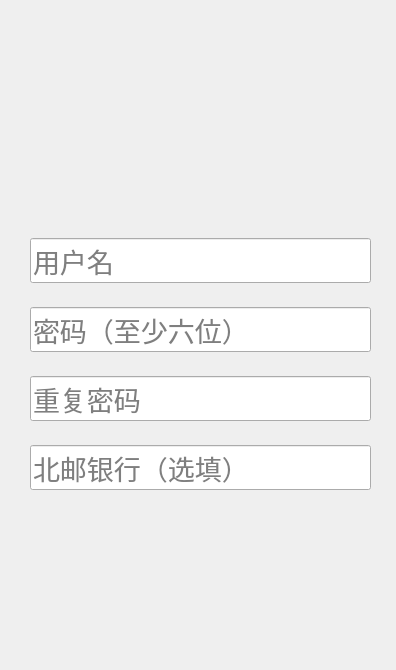
<?xml version="1.0" encoding="UTF-8"?>
<ui version="4.0">
 <class>RegisterNewUser</class>
 <widget class="QDialog" name="RegisterNewUser">
  <property name="geometry">
   <rect>
    <x>0</x>
    <y>0</y>
    <width>396</width>
    <height>670</height>
   </rect>
  </property>
  <property name="windowTitle">
   <string>注册新用户</string>
  </property>
  <property name="windowIcon">
   <iconset resource="pics/buttonIcon/buttonicon.qrc">
    <normaloff>:/money_774px_1207513_easyicon.net.png</normaloff>:/money_774px_1207513_easyicon.net.png</iconset>
  </property>
  <widget class="QLabel" name="label">
   <property name="geometry">
    <rect>
     <x>0</x>
     <y>-50</y>
     <width>401</width>
     <height>721</height>
    </rect>
   </property>
   <property name="styleSheet">
    <string notr="true">border-image: url(:/registerNewUser_background.png);</string>
   </property>
   <property name="text">
    <string/>
   </property>
  </widget>
  <widget class="QLabel" name="label_2">
   <property name="geometry">
    <rect>
     <x>100</x>
     <y>570</y>
     <width>71</width>
     <height>61</height>
    </rect>
   </property>
   <property name="styleSheet">
    <string notr="true">border-image: url(:/ensured.png);</string>
   </property>
   <property name="text">
    <string/>
   </property>
  </widget>
  <widget class="QLabel" name="label_3">
   <property name="geometry">
    <rect>
     <x>230</x>
     <y>570</y>
     <width>71</width>
     <height>61</height>
    </rect>
   </property>
   <property name="styleSheet">
    <string notr="true">border-image: url(:/cancel.png);</string>
   </property>
   <property name="text">
    <string/>
   </property>
  </widget>
  <widget class="QPushButton" name="ensured">
   <property name="geometry">
    <rect>
     <x>100</x>
     <y>570</y>
     <width>71</width>
     <height>61</height>
    </rect>
   </property>
   <property name="toolTip">
    <string>确认</string>
   </property>
   <property name="text">
    <string/>
   </property>
   <property name="flat">
    <bool>true</bool>
   </property>
  </widget>
  <widget class="QPushButton" name="cancel">
   <property name="geometry">
    <rect>
     <x>230</x>
     <y>570</y>
     <width>71</width>
     <height>61</height>
    </rect>
   </property>
   <property name="toolTip">
    <string>取消</string>
   </property>
   <property name="text">
    <string/>
   </property>
   <property name="flat">
    <bool>true</bool>
   </property>
  </widget>
  <widget class="QWidget" name="layoutWidget">
   <property name="geometry">
    <rect>
     <x>30</x>
     <y>220</y>
     <width>341</width>
     <height>291</height>
    </rect>
   </property>
   <layout class="QVBoxLayout" name="verticalLayout">
    <item>
     <widget class="QLineEdit" name="username">
      <property name="font">
       <font>
        <family>Adobe Arabic</family>
        <pointsize>20</pointsize>
       </font>
      </property>
      <property name="toolTip">
       <string>请输入用户名</string>
      </property>
      <property name="placeholderText">
       <string>用户名</string>
      </property>
     </widget>
    </item>
    <item>
     <widget class="QLineEdit" name="password">
      <property name="font">
       <font>
        <family>Adobe Arabic</family>
        <pointsize>20</pointsize>
       </font>
      </property>
      <property name="toolTip">
       <string>请输入密码</string>
      </property>
      <property name="echoMode">
       <enum>QLineEdit::Password</enum>
      </property>
      <property name="placeholderText">
       <string>密码（至少六位）</string>
      </property>
      <property name="clearButtonEnabled">
       <bool>true</bool>
      </property>
     </widget>
    </item>
    <item>
     <widget class="QLineEdit" name="password_2">
      <property name="font">
       <font>
        <family>Adobe Arabic</family>
        <pointsize>20</pointsize>
       </font>
      </property>
      <property name="toolTip">
       <string>请输入密码</string>
      </property>
      <property name="echoMode">
       <enum>QLineEdit::Password</enum>
      </property>
      <property name="placeholderText">
       <string>重复密码</string>
      </property>
      <property name="clearButtonEnabled">
       <bool>true</bool>
      </property>
     </widget>
    </item>
    <item>
     <widget class="QLineEdit" name="bankAccount">
      <property name="font">
       <font>
        <family>Adobe Arabic</family>
        <pointsize>20</pointsize>
       </font>
      </property>
      <property name="toolTip">
       <string>请输入北邮银行账户（选填）</string>
      </property>
      <property name="placeholderText">
       <string>北邮银行（选填）</string>
      </property>
     </widget>
    </item>
   </layout>
  </widget>
 </widget>
 <resources>
  <include location="pics/buttonIcon/buttonicon.qrc"/>
 </resources>
 <connections/>
</ui>
